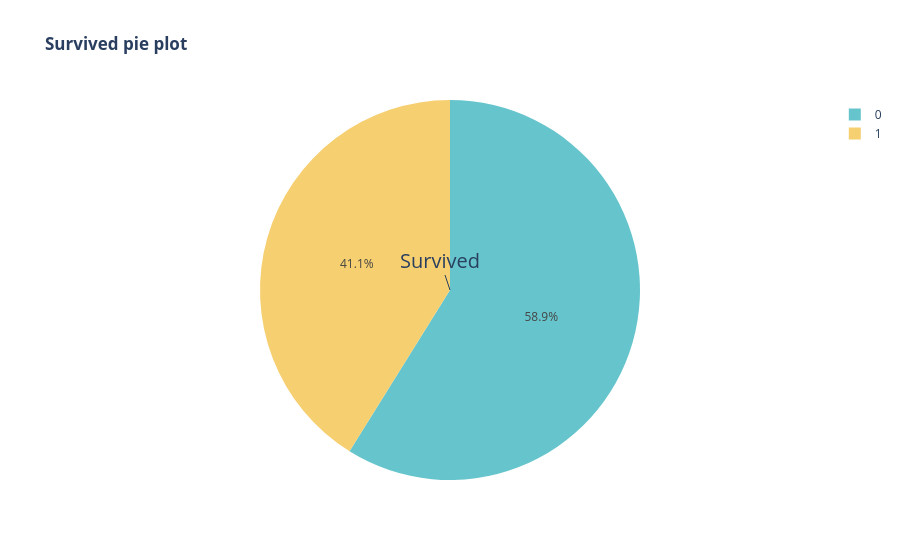

Notebook code for this chart:
### Code cell
fig.update_layout(annotations = [dict(text = 'Survived', font_size = 20,x = 0.5, y = 0.5 )])

### Figure 1 — Plotly figure (JSON) as saved in the notebook; plotly's stock layout.template omitted (floating-point values rounded to 4 significant figures; data arrays with more than 128 entries replaced by an {"elided": "..."} marker saying what was removed)
{"data": [{"domain": {"x": [0, 1], "y": [0, 1]}, "hovertemplate": "Survived=%{label}<extra></extra>", "labels": {"elided": "778 int values"}, "legendgroup": "", "name": "", "showlegend": true, "type": "pie"}], "layout": {"annotations": [{"font": {"size": 20}, "text": "Survived", "x": 0.5, "y": 0.5}], "legend": {"tracegroupgap": 0}, "piecolorway": ["rgb(102, 197, 204)", "rgb(246, 207, 113)", "rgb(248, 156, 116)", "rgb(220, 176, 242)", "rgb(135, 197, 95)", "rgb(158, 185, 243)", "rgb(254, 136, 177)", "rgb(201, 219, 116)", "rgb(139, 224, 164)", "rgb(180, 151, 231)", "rgb(179, 179, 179)"], "title": {"text": "<b>Survived pie plot</b>"}}}
